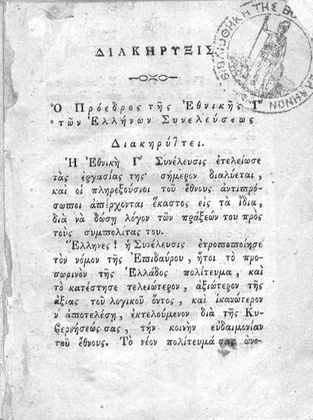
%> input picture Troizina 1827.jpg, 313 x 420 px, shrunk from 764 x 1024 before the run
$ octave code.m   (GNU Octave 9; MATLAB toolbox functions it lacks are replaced by stand-ins)
%> lines starting %> are read from the running program, lines starting %| are printed output that depends on the picture; in (x1, y1, x2, y2) boxes, pixels count from 0 and x2, y2 are one past the last pixel; in counts of white or black regions, pixels touching at a corner belong together; the program's own positions count from 1
### any_image_to_grayscale_func.m
function I=any_image_to_grayscale_func(ImageFilename)

% get the image data and the colormap (if exists)
[X,Map]=imread(ImageFilename);

% get the image dimensions
ImSize=size(X);

if length(ImSize)>2 % if it is a truecolor image...
  I=rgb2gray(X); ... then convert it to grayscale

elseif isempty(Map) % if there is no associated colormap...
  I=X; % ... then the image is already grayscale

else % if there is an associate colormap...
  I=ind2gray(X,Map); % ... convert to grayscale using the colormap
  if max(max(I))<=1 % if the graylevel values are between 0..1
    I=uint8(I*255); % ... then convert them to 0..255
  end
end

% the function returns the array I

### code.m
clc;
clear;
close all;
more off;

% --- INIT
if exist('OCTAVE_VERSION', 'builtin')>0
    % If in OCTAVE load the image package
    warning off;
    pkg load image;
    warning on;
end

% ------------------------------
% PART A
% ------------------------------

% --- Step A1
% read the original RGB image
Filename='Troizina 1827.jpg';
I=imread(Filename);
%> I is the input picture: size 420x313x3 uint8; min 17, max 255, mean 221.8

% show it (Eikona 1)
figure;
image(I);
axis image off;

% --- Step A2
% convert the image to grayscale
A=any_image_to_grayscale_func('Troizina 1827.jpg');
%> in any_image_to_grayscale_func, `[X,Map]=imread(ImageFilename);`: Map = []

% --- Step B5
% apply gamma correction (a value of 1.0 doesn't change the image)
GammaValue=1.0;
A=imadjust(A,[],[],GammaValue);

% show the grayscale image (Eikona 2)
figure;
image(A);
colormap(gray(256));
axis image off;
title('Grayscale image');

% --- Step A3
% convert the grayscale image to black-and-white
Threshold= graythresh(A);
%> Threshold = 0.714
BW = ~im2bw(A,Threshold);
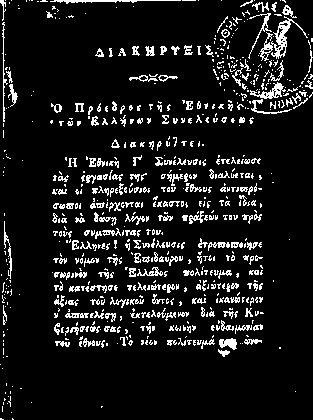
%> BW: size 420x313 logical; 10% white in thin lines or dots

% show the black-and-white image (Eikona 3)
figure;
image(~BW);
colormap(gray(2));
axis image;
set(gca,'xtick',[],'ytick',[]);
title('Binary image');

% --- Step A4

% make morphological operations to clean the image ...

% get statistical information from connected components ...

% find connected components that are statistical outliers
% (too small or too big)
% and remove them (make their pixel value = 0) ...
BW2=bwmorph(BW,'clean',inf);%Καθαρισμός διάσπαρτων pixel
%> BW2: size 420x313 logical; 10% white in thin lines or dots
BW2=bwmorph(BW2,'dilate',3);%3 φορές διαστολή
%> BW2: size 420x313 logical; 43.1% white; 20 white regions, largest, box (x1, y1, x2, y2) and area: (49, 133, 267, 360) 35002, (92, 0, 313, 127) 12656, (47, 98, 154, 130) 2257
BW2=imclearborder(BW2);%Καθαρισμός θορύβου περιγράμματος
%> BW2: size 420x313 logical; 29.8% white; 13 white regions, largest, box (x1, y1, x2, y2) and area: (49, 133, 267, 360) 35002, (47, 98, 154, 130) 2257, (126, 71, 181, 87) 654
BW2=bwmorph(BW2,'erode',3);%3 φορές συστολή
%> BW2: size 420x313 logical; 14.1% white; 19 white regions (8 under 20 px), largest, box (x1, y1, x2, y2) and area: (52, 156, 264, 357) 13247, (111, 136, 262, 224) 3115, (75, 101, 151, 127) 968
BW2=bitand(BW2,BW); %Λογικό και,ένωση των εικόνων για την επαναφορά των κειμένων που έχουν αλλοιωθεί
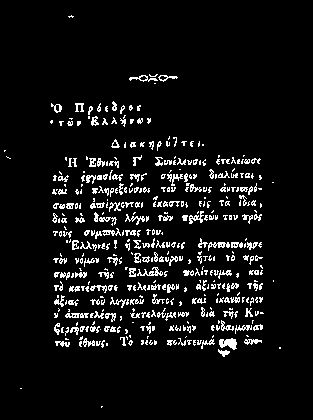
%> BW2: size 420x313 logical; 6.9% white in thin lines or dots, all inside (x1, y1, x2, y2) = (4, 15, 281, 408)
BW2=bwmorph(BW2,'clean',inf);
figure;
image(~BW2);
colormap(gray(2));
axis image off;

% show cleaned image (Eikona 4) ...

% --- Step A5

% make morphological operations for word segmentation ...

% find the connected components (using bwlabel) ...

% show word segmentation (Eikona 5) ...
BW3=bwmorph(BW2,'erode');
%> BW3: size 420x313 logical; 0.16% white in thin lines or dots, all inside (x1, y1, x2, y2) = (55, 77, 262, 355)
BW3=bwmorph(BW3,'clean');
%> BW3: size 420x313 logical; 0.13% white in thin lines or dots, all inside (x1, y1, x2, y2) = (55, 107, 262, 355)
se=strel('rectangle',[2 22]);%Επιλογή μορφοποίησης με βάση το ορθογώνιο και διαστάσεις 2x22
BW3=imdilate(BW3,se);%Διαστολή με βάση το se
%> BW3: size 420x313 logical; 1.9% white; 25 white regions, largest, box (x1, y1, x2, y2) and area: (210, 340, 268, 349) 365, (209, 243, 262, 247) 157, (77, 176, 112, 181) 136
[L1,m1]=bwlabel(BW3,4);%4-συνδεσιμότητα και m1 για μετρητή λέξεων
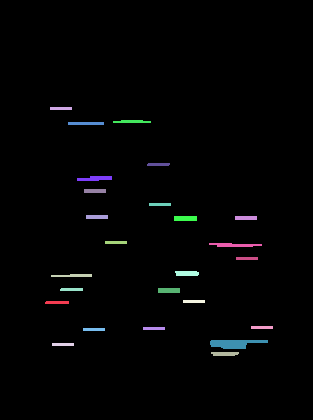
%> L1: size 420x313 double; 26 distinct labels, from 0 to 25; one colour per label, 0 black
%> m1 = 25
[L2,m2]=bwlabel(BW3,8);%8-συνδεσιμότητα μαι m2 για μετρητή λέξεων
%> m2 = 25
rgb=label2rgb(L1,'lines');
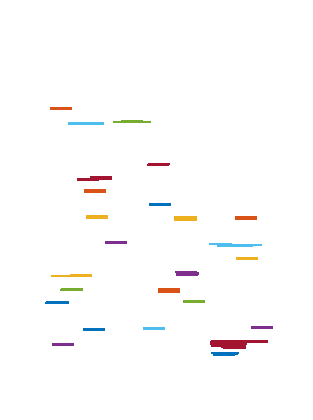
%> rgb: size 420x313x3 uint8; mean R, G, B 252.9, 252.2, 252
rgb2=label2rgb(L2,'lines');
figure;
imshowpair(rgb,rgb2,'montage');
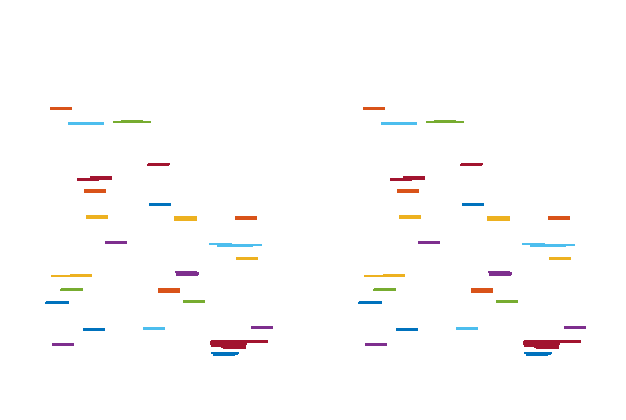
%> displayed picture: size 420x626x3, on the screen's scale of 0 to 255; mean R, G, B 252.9, 252.2, 252
axis image ;

% --- Step A6

% show the original image ...

% and show the final bounding boxes (Eikona 6) ...
figure;
imshowpair(I,I,'montage');
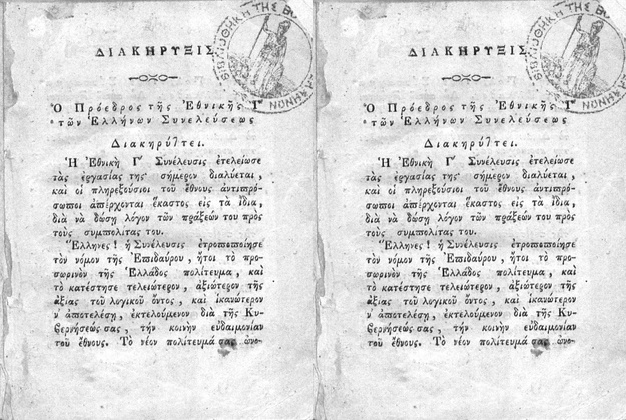
%> displayed picture: size 420x626x3, on the screen's scale of 0 to 255; min 0, max 255, mean 219.5
axis image ;
matrix=zeros(m2,4);%Δημιουργία πίνακα για το A7
for i=1:m2
[r,c]=find(L2==i);
xmin=min(c);
xmax=max(c);
ymin=min(r);
ymax=max(r);

line([xmin-0.5 xmax+0.5 xmax+0.5 xmin-0.5 xmin-0.5],[ymin-7 ymin-7 ymax ymax ymin-7],'color',rand(1,3),'linewidth',3);% Αλλαγή ymin σε -7 από +5

 for y=1:4%γραμμές και στήλες του πίνακα
     if y==1
         matrix(i,y)=xmin;
     elseif y==2
         matrix(i,y)=ymin;
     elseif y==3
         matrix(i,y)=xmax;
     else
         matrix(i,y)=ymax;
     end
 end
end
%> this loop made 25 passes
%> (xmin, xmax, ymin, ymax) on passes 1 to 12: (46, 69, 302, 304), (51, 72, 108, 110), (52, 92, 275, 277), (53, 74, 344, 346), (61, 83, 289, 291), (69, 104, 123, 125), (78, 112, 177, 181), (84, 105, 329, 331), (85, 106, 190, 193), (87, 108, 216, 219), (106, 127, 242, 244), (114, 151, 121, 123)
%> after the loop, matrix = 25 rows, first 8: [46 302 69 304; 51 108 72 110; 52 275 92 277; 53 344 74 346; 61 289 83 291; 69 123 104 125; 78 177 112 181; 84 329 105 331]
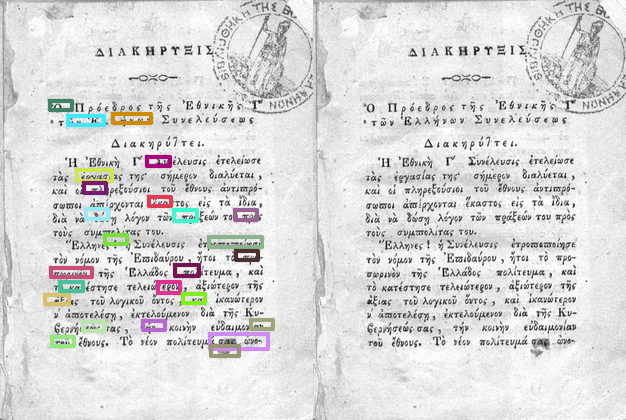
%> figure redrawn from the program's plot data


% --- Step A7
% save the bounding boxes in a text file results.txt ...
writematrix(matrix,'results.txt','Delimiter','\t');
% ------------------------------
% PART B
% ------------------------------

% --- Step B1
% load the ground truth
%> (the run ends here)
